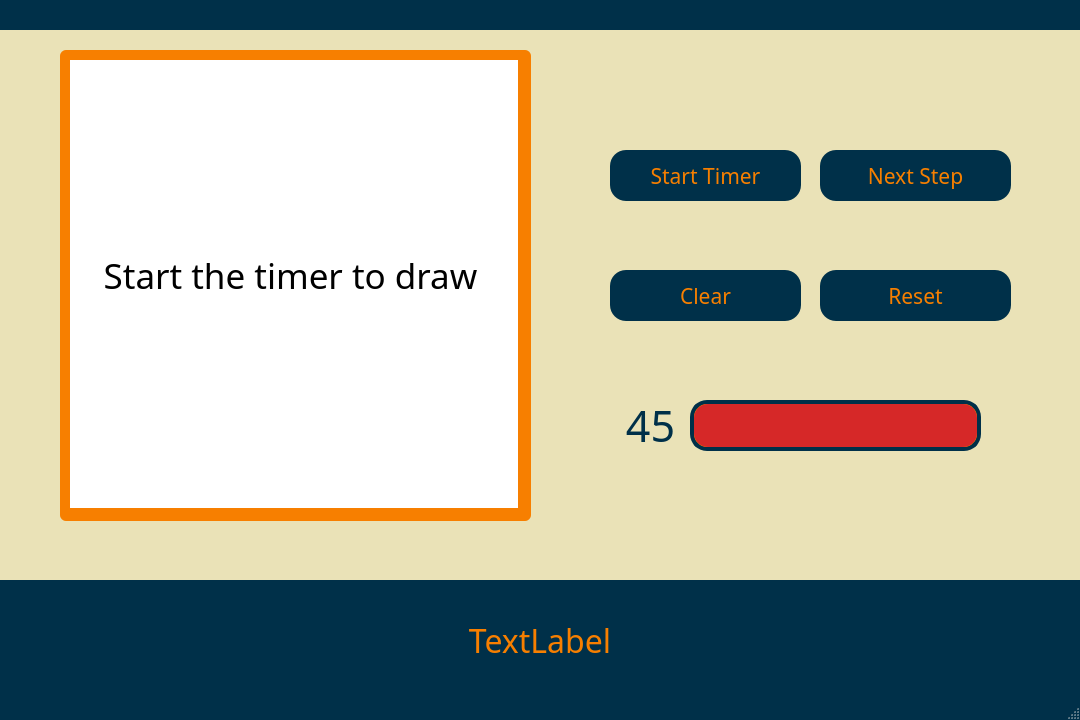
<?xml version="1.0" encoding="UTF-8"?>
<ui version="4.0">
 <class>draw_screen</class>
 <widget class="QMainWindow" name="draw_screen">
  <property name="geometry">
   <rect>
    <x>0</x>
    <y>0</y>
    <width>1080</width>
    <height>720</height>
   </rect>
  </property>
  <property name="minimumSize">
   <size>
    <width>1080</width>
    <height>720</height>
   </size>
  </property>
  <property name="maximumSize">
   <size>
    <width>1080</width>
    <height>720</height>
   </size>
  </property>
  <property name="windowTitle">
   <string>MainWindow</string>
  </property>
  <property name="styleSheet">
   <string notr="true">QMainWindow{
	background-color: #003049;
}</string>
  </property>
  <property name="animated">
   <bool>true</bool>
  </property>
  <widget class="QWidget" name="centralwidget">
   <property name="styleSheet">
    <string notr="true">QWidget{background-color: rgb(234, 226, 183)}</string>
   </property>
   <widget class="QPushButton" name="clear">
    <property name="enabled">
     <bool>true</bool>
    </property>
    <property name="geometry">
     <rect>
      <x>610</x>
      <y>270</y>
      <width>191</width>
      <height>51</height>
     </rect>
    </property>
    <property name="font">
     <font>
      <family>Impact</family>
      <pointsize>16</pointsize>
     </font>
    </property>
    <property name="cursor">
     <cursorShape>PointingHandCursor</cursorShape>
    </property>
    <property name="styleSheet">
     <string notr="true">QPushButton{
	background-color: rgb(0, 48, 73);
	color: rgb(247, 127, 0);
	border-radius: 16;
}
QPushButton::disabled{
	background-color: #d62828;
	color: #fcbf49;
	border-radius: 16;
}
QPushButton::hover{
	background-color: #002334;
	color: #fcbf49;
	border-radius: 16;
}

</string>
    </property>
    <property name="text">
     <string>Clear</string>
    </property>
    <property name="icon">
     <iconset>
      <normaloff>eraser.png</normaloff>eraser.png</iconset>
    </property>
    <property name="iconSize">
     <size>
      <width>25</width>
      <height>25</height>
     </size>
    </property>
    <property name="checkable">
     <bool>false</bool>
    </property>
   </widget>
   <widget class="QLabel" name="image">
    <property name="geometry">
     <rect>
      <x>70</x>
      <y>60</y>
      <width>448</width>
      <height>448</height>
     </rect>
    </property>
    <property name="styleSheet">
     <string notr="true">QWidget{background-color: white}</string>
    </property>
    <property name="text">
     <string/>
    </property>
   </widget>
   <widget class="QProgressBar" name="progressBar">
    <property name="geometry">
     <rect>
      <x>690</x>
      <y>400</y>
      <width>291</width>
      <height>51</height>
     </rect>
    </property>
    <property name="styleSheet">
     <string notr="true">QProgressBar {
    border: 4px solid #003049;
    border-radius: 17px;
	background-color:rgb(247, 127, 0);
}
QProgressBar::chunk {
    background-color: #d62828;
	border-radius: 14;
}
</string>
    </property>
    <property name="value">
     <number>100</number>
    </property>
    <property name="textVisible">
     <bool>false</bool>
    </property>
   </widget>
   <widget class="QLabel" name="timer_text">
    <property name="geometry">
     <rect>
      <x>620</x>
      <y>400</y>
      <width>61</width>
      <height>51</height>
     </rect>
    </property>
    <property name="font">
     <font>
      <family>Impact</family>
      <pointsize>32</pointsize>
      <weight>50</weight>
      <bold>false</bold>
     </font>
    </property>
    <property name="styleSheet">
     <string notr="true">QLabel{
	color:#003049
}</string>
    </property>
    <property name="text">
     <string>45</string>
    </property>
    <property name="alignment">
     <set>Qt::AlignCenter</set>
    </property>
   </widget>
   <widget class="QPushButton" name="start_timer">
    <property name="geometry">
     <rect>
      <x>610</x>
      <y>150</y>
      <width>191</width>
      <height>51</height>
     </rect>
    </property>
    <property name="font">
     <font>
      <family>Impact</family>
      <pointsize>16</pointsize>
     </font>
    </property>
    <property name="cursor">
     <cursorShape>PointingHandCursor</cursorShape>
    </property>
    <property name="styleSheet">
     <string notr="true">QPushButton{
	background-color: rgb(0, 48, 73);
	color: rgb(247, 127, 0);
	border-radius: 16;
}
QPushButton::disabled{
	background-color: #d62828;
	color: #fcbf49;
	border-radius: 16;
}
QPushButton::hover{
	background-color: #002334;
	color: #fcbf49;
	border-radius: 16;
}

</string>
    </property>
    <property name="text">
     <string>Start Timer</string>
    </property>
    <property name="icon">
     <iconset>
      <normaloff>play.png</normaloff>play.png</iconset>
    </property>
    <property name="iconSize">
     <size>
      <width>25</width>
      <height>25</height>
     </size>
    </property>
    <property name="default">
     <bool>false</bool>
    </property>
    <property name="flat">
     <bool>false</bool>
    </property>
   </widget>
   <widget class="QLabel" name="label">
    <property name="geometry">
     <rect>
      <x>0</x>
      <y>580</y>
      <width>1080</width>
      <height>121</height>
     </rect>
    </property>
    <property name="font">
     <font>
      <family>Impact</family>
      <pointsize>24</pointsize>
     </font>
    </property>
    <property name="styleSheet">
     <string notr="true">QLabel{
	background-color: #003049;
	color: #f77f00
}</string>
    </property>
    <property name="text">
     <string>TextLabel</string>
    </property>
    <property name="alignment">
     <set>Qt::AlignCenter</set>
    </property>
    <property name="wordWrap">
     <bool>true</bool>
    </property>
   </widget>
   <widget class="QPushButton" name="next">
    <property name="geometry">
     <rect>
      <x>820</x>
      <y>150</y>
      <width>191</width>
      <height>51</height>
     </rect>
    </property>
    <property name="font">
     <font>
      <family>Impact</family>
      <pointsize>16</pointsize>
     </font>
    </property>
    <property name="cursor">
     <cursorShape>PointingHandCursor</cursorShape>
    </property>
    <property name="styleSheet">
     <string notr="true">QPushButton{
	background-color: rgb(0, 48, 73);
	color: rgb(247, 127, 0);
	border-radius: 16;
}
QPushButton::disabled{
	background-color: #d62828;
	color: #fcbf49;
	border-radius: 16;
}
QPushButton::hover{
	background-color: #002334;
	color: #fcbf49;
	border-radius: 16;
}

</string>
    </property>
    <property name="text">
     <string>Next Step</string>
    </property>
    <property name="icon">
     <iconset>
      <normaloff>next.png</normaloff>next.png</iconset>
    </property>
    <property name="iconSize">
     <size>
      <width>25</width>
      <height>25</height>
     </size>
    </property>
   </widget>
   <widget class="QPushButton" name="reset">
    <property name="geometry">
     <rect>
      <x>820</x>
      <y>270</y>
      <width>191</width>
      <height>51</height>
     </rect>
    </property>
    <property name="font">
     <font>
      <family>Impact</family>
      <pointsize>16</pointsize>
     </font>
    </property>
    <property name="cursor">
     <cursorShape>PointingHandCursor</cursorShape>
    </property>
    <property name="styleSheet">
     <string notr="true">QPushButton{
	background-color: rgb(0, 48, 73);
	color: rgb(247, 127, 0);
	border-radius: 16;
}
QPushButton::disabled{
	background-color: #d62828;
	color: #fcbf49;
	border-radius: 16;
}
QPushButton::hover{
	background-color: #002334;
	color: #fcbf49;
	border-radius: 16;
}

</string>
    </property>
    <property name="text">
     <string>Reset</string>
    </property>
    <property name="icon">
     <iconset>
      <normaloff>loop.png</normaloff>loop.png</iconset>
    </property>
    <property name="iconSize">
     <size>
      <width>25</width>
      <height>25</height>
     </size>
    </property>
   </widget>
   <widget class="QLabel" name="instruction">
    <property name="enabled">
     <bool>true</bool>
    </property>
    <property name="geometry">
     <rect>
      <x>70</x>
      <y>230</y>
      <width>441</width>
      <height>91</height>
     </rect>
    </property>
    <property name="font">
     <font>
      <family>Impact</family>
      <pointsize>26</pointsize>
     </font>
    </property>
    <property name="styleSheet">
     <string notr="true">QLabel{
	background-color: white;
}</string>
    </property>
    <property name="text">
     <string>Start the timer to draw</string>
    </property>
    <property name="alignment">
     <set>Qt::AlignCenter</set>
    </property>
   </widget>
   <widget class="QLabel" name="label_2">
    <property name="geometry">
     <rect>
      <x>0</x>
      <y>-1</y>
      <width>1081</width>
      <height>31</height>
     </rect>
    </property>
    <property name="styleSheet">
     <string notr="true">QLabel{
	background-color:#003049;
}</string>
    </property>
    <property name="text">
     <string/>
    </property>
   </widget>
   <widget class="QLabel" name="label_3">
    <property name="geometry">
     <rect>
      <x>60</x>
      <y>50</y>
      <width>471</width>
      <height>471</height>
     </rect>
    </property>
    <property name="styleSheet">
     <string notr="true">QLabel{
	background-color: #f77f00;
	border-radius: 6;
}</string>
    </property>
    <property name="text">
     <string/>
    </property>
   </widget>
   <widget class="QLabel" name="label_4">
    <property name="geometry">
     <rect>
      <x>20</x>
      <y>610</y>
      <width>144</width>
      <height>60</height>
     </rect>
    </property>
    <property name="autoFillBackground">
     <bool>false</bool>
    </property>
    <property name="styleSheet">
     <string notr="true">QLabel{
	background-color: #003049;
}</string>
    </property>
    <property name="text">
     <string/>
    </property>
    <property name="pixmap">
     <pixmap>tucolorized.png</pixmap>
    </property>
    <property name="scaledContents">
     <bool>true</bool>
    </property>
   </widget>
   <zorder>label_3</zorder>
   <zorder>clear</zorder>
   <zorder>image</zorder>
   <zorder>progressBar</zorder>
   <zorder>timer_text</zorder>
   <zorder>start_timer</zorder>
   <zorder>label</zorder>
   <zorder>next</zorder>
   <zorder>reset</zorder>
   <zorder>instruction</zorder>
   <zorder>label_2</zorder>
   <zorder>label_4</zorder>
  </widget>
  <widget class="QMenuBar" name="menubar">
   <property name="enabled">
    <bool>false</bool>
   </property>
   <property name="geometry">
    <rect>
     <x>0</x>
     <y>0</y>
     <width>1080</width>
     <height>21</height>
    </rect>
   </property>
  </widget>
  <widget class="QStatusBar" name="statusbar">
   <property name="enabled">
    <bool>false</bool>
   </property>
  </widget>
 </widget>
 <tabstops>
  <tabstop>reset</tabstop>
  <tabstop>start_timer</tabstop>
  <tabstop>clear</tabstop>
  <tabstop>next</tabstop>
 </tabstops>
 <resources/>
 <connections/>
</ui>
